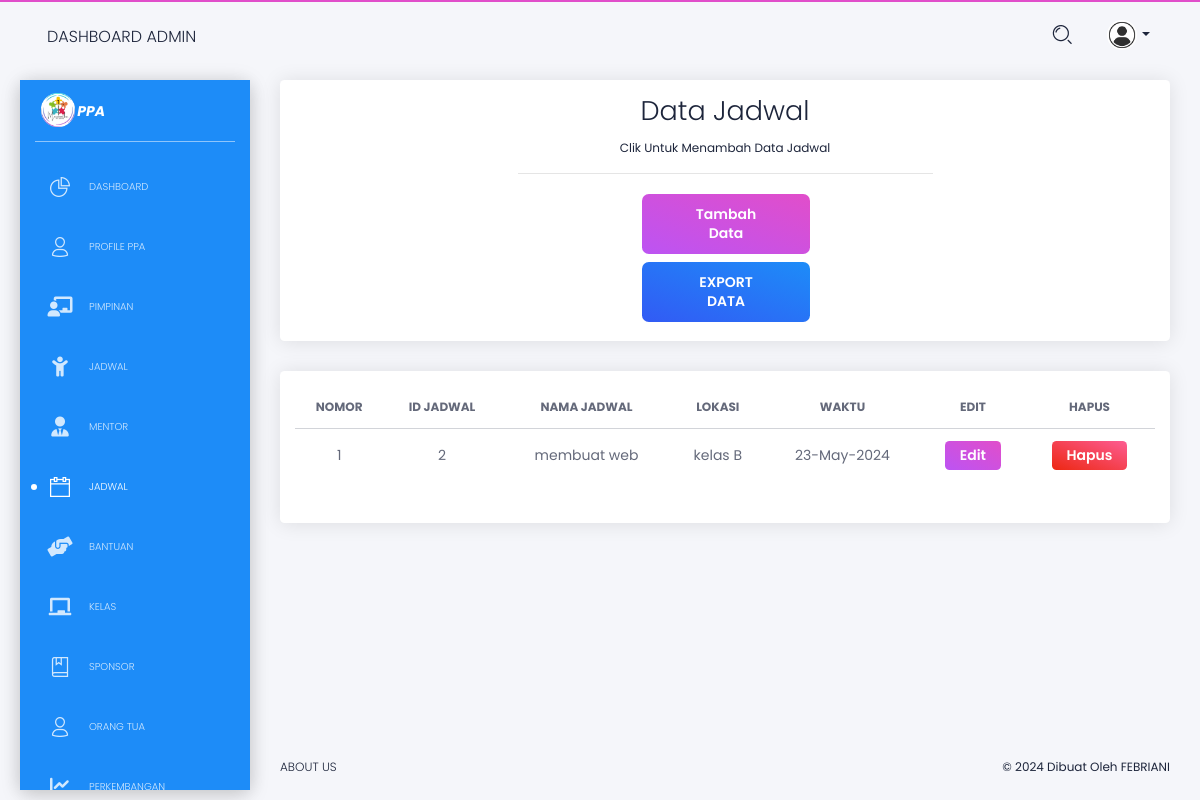
The page /pengguna/admin/admin_data_jadwal.php (signed in) on the database as committed earlier.
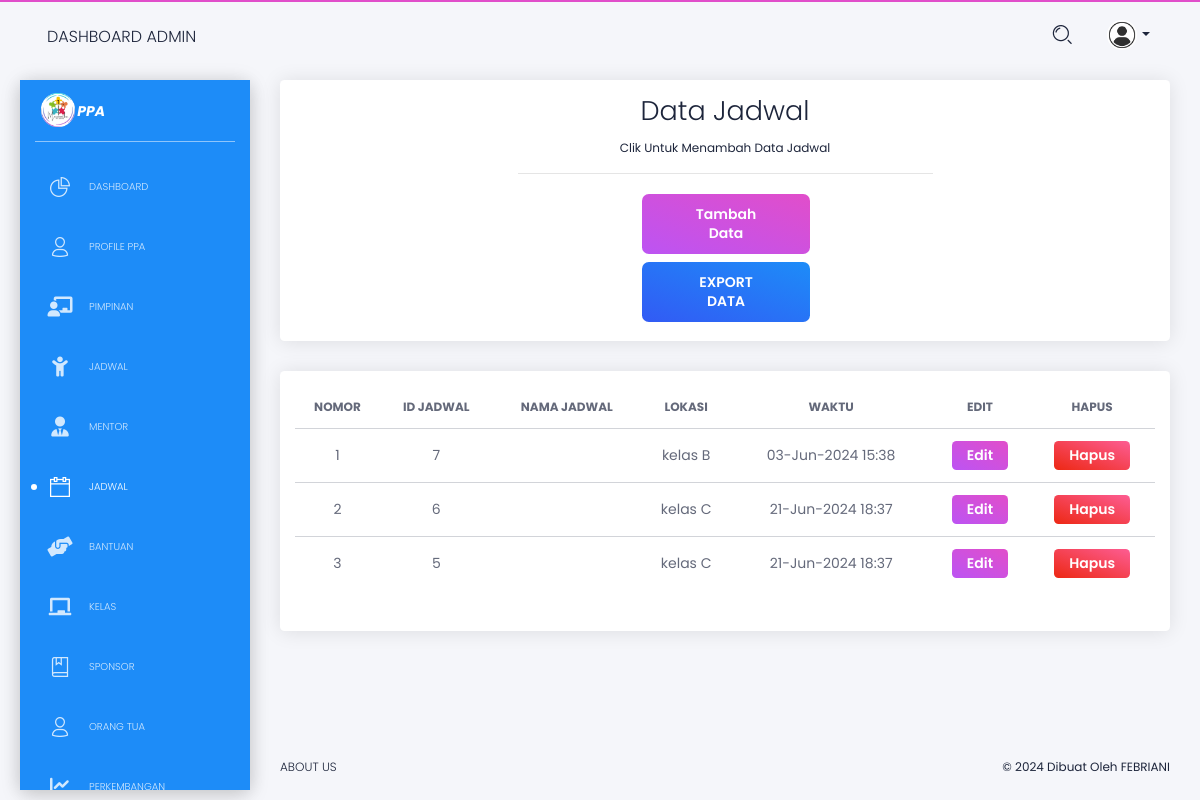
The same page on the database as committed later.
### tables this page shows
CREATE TABLE `jadwal` (
  `id_jadwal` int(25) NOT NULL,
  `id_kegiatan` int(25) NOT NULL,
  `id_kelas` int(25) NOT NULL,
  `waktu` varchar(50) NOT NULL
);

CREATE TABLE `kegiatan` (
  `id_kegiatan` int(25) NOT NULL,
  `nama_kegiatan` varchar(200) NOT NULL,
  `lokasi` text NOT NULL,
  `waktu` varchar(70) NOT NULL
);

CREATE TABLE `kelas` (
  `id_kelas` int(25) NOT NULL,
  `id_mentor` int(25) NOT NULL,
  `tahun_ajaran` varchar(150) NOT NULL,
  `nama_kelas` varchar(20) NOT NULL
);

### pengguna/admin/admin_data_jadwal.php (the view, shortened to what this page needs)
<!DOCTYPE html>
<html lang="en">
<head>
    <link href="https://use.fontawesome.com/releases/v5.0.6/css/all.css" rel="stylesheet">
    <link href="../../assets/css/nucleo-icons.css" rel="stylesheet" />
    <link href="../../assets/css/black-dashboard.css?v=1.0.0" rel="stylesheet" />
    <link href="../../assets/demo/demo.css" rel="stylesheet" />
    <link rel="stylesheet" href="https://cdnjs.cloudflare.com/ajax/libs/font-awesome/6.0.0-beta3/css/all.min.css">
</head>
<body class="white-content">
    <div class="wrapper">
        <div class="sidebar">
            <div class="sidebar-wrapper badge-info">
                <div class="logo">
                    <a href="javascript:void(0)" class="simple-text logo-mini">
                        <img src="../../assets/img/2-logo.png" width="50px" alt=""
                            style="position: relative; bottom: 3px;">
                    </a>
                    <a href="javascript:void(0)" class="simple-text logo-normal position-relative"
                        style="font-size: 14px; font-weight: bold; font-style: italic; right: 10px; color: #ffffff;">
                        PPA
                    </a>
                </div>
                <ul class="nav">
                    <li>
                        <a href="./admin">
                            <i class="tim-icons icon-chart-pie-36"></i>
                            <p>Dashboard</p>
                        </a>
                    </li>
                    <li>
                        <a href="./admin_data_ppa">
                            <i class="tim-icons icon-single-02"></i>
                            <p>Profile PPA</p>
                        </a>
                    </li>
                    <li>
                        <a href="./admin_data_pimpinan">
                            <i class="fas fa-chalkboard-teacher"></i>
                            <p>Pimpinan</p>
                        </a>
                    </li>
                    <li>
                        <a href="./admin_data_jadwal">
                            <i class="fas fa-child"></i>
                            <p>jadwal</p>
                        </a>
                    </li>
                    <li>
                        <a href="./admin_data_mentor">
                            <i class="fas fa-user-tie"></i>
                            <p>Mentor</p>
                        </a>
                    </li>
                    <li class="active">
                        <a href="./admin_data_jadwal">
                            <i class="tim-icons icon-calendar-60"></i>
                            <p>Jadwal</p>
                        </a>
                    </li>
                    <li>
                        <a href="./admin_data_bantuan">
                            <i class="fas fa-hands-helping"></i>
                            <p>Bantuan</p>
                        </a>
                    </li>
                    <li>
                        <a href="./admin_data_kelas">
                            <i class="fas fa-chalkboard"></i>
                            <p>Kelas</p>
                        </a>
                    </li>
                    <li>
                        <a href="./admin_data_sponsor">
                            <i class="tim-icons icon-book-bookmark"></i>
                            <p>Sponsor</p>
                        </a>
                    </li>
                    <li>
                        <a href="./admin_data_orang_tua">
                            <i class="tim-icons icon-single-02"></i>
                            <p>Orang Tua</p>
                        </a>
                    </li>
                    <li>
                        <a href="./admin_data_perkembangan">
                            <i class="fas fa-chart-line"></i>
                            <p>Perkembangan</p>
                        </a>
                    </li>
                    <br>
                    <br>
                </ul>
            </div>
        </div>
        <div class="main-panel">
            <nav class="navbar navbar-expand-lg navbar-absolute navbar-transparent">
                <div class="container-fluid">
                    <div class="navbar-wrapper">
                        <a class="navbar-brand" href="javascript:void(0)">Dashboard Admin</a>
                    </div>
                    <div class="collapse navbar-collapse" id="navigation">
                        <ul class="navbar-nav ml-auto">
                            <li class="search-bar input-group">
                                <button class="btn btn-link" id="search-button" data-toggle="modal"
                                    data-target="#searchModal"><i class="tim-icons icon-zoom-split"></i>
                                </button>
                            </li>
                            <li class="dropdown nav-item">
                                <a href="#" class="dropdown-toggle nav-link" data-toggle="dropdown">
                                    <div class="photo">
                                        <?php
                                        include '../../koneksi.php';
                                        if (isset($_SESSION['id_admin'])) {
                                            $id_admin = $_SESSION['id_admin'];
                                            $query = "SELECT * FROM admin WHERE id_admin = '$id_admin'";
                                            $result = mysqli_query($koneksi, $query);
                                            if ($result) {
                                                if (mysqli_num_rows($result) > 0) {
                                                    $admin = mysqli_fetch_assoc($result);
                                        ?>
                                        <?php if (!empty($admin['fp'])) : ?>
                                        <img class="avatar" src="data_fp/<?php echo $admin['fp']; ?>" alt="...">
                                        <?php else : ?>
                                        <img class="avatar" src="../../assets/img/anime3.png" alt="Profile Photo">
                                        <?php endif; ?>
                                        <?php
                                                } else {
                                                    echo "Tidak ada data admin.";
                                                }
                                            } else {
                                                echo "Gagal mengambil data admin: " . mysqli_error($koneksi);
                                            }
                                        } else {
                                            echo "Session id_admin tidak tersedia.";
                                        }
                                        ?>
                                    </div>
                                    <b class="caret d-none d-lg-block d-xl-block"></b>
                                </a>
                            </li>
                        </ul>
                    </div>
                </div>
            </nav>
            <div class="content">
                <div class="row">
                    <div class="col-md-12">
                        <div class="card">
                            <div class="card-body">
                                <div class="places-buttons">
                                    <div class="row">
                                        <div class="col-md-6 ml-auto mr-auto text-center">
                                            <h2 class="card-title">
                                                Data Jadwal
                                            </h2>
                                            <p class="category">Clik untuk menambah data jadwal</p>
                                            <hr>
                                        </div>
                                    </div>
                                    <div class="row">
                                        <div class="col-lg-8 ml-auto mr-auto">
                                            <div class="row justify-content-center align-items-center">
                                                <div class="col-md-4">
                                                    <button class="btn btn-primary btn-block" data-toggle="modal"
                                                        data-target="#modalTambah">Tambah Data</button>
                                                    <a href="jadwal/export" target="_blank"
                                                        class="btn btn-info btn-block" data-toggle="tooltip"
                                                        data-original-title="Edit user">
                                                        EXPORT DATA
                                                    </a>
                                                </div>
                                            </div>
                                        </div>
                                    </div>
                                </div>
                            </div>
                        </div>
                    </div>
                    <div class="col-md-12">
                        <div class="card ">
                            <div class="card-body">
                                <div class="table-responsive">
                                    <table class="table tablesorter " id="dataTable">
                                        <thead class=" text-primary">
                                            <tr>
                                                <th class="text-center">
                                                    Nomor
                                                </th>
                                                <th class="text-center">
                                                    ID Jadwal
                                                </th>
                                                <th class="text-center">
                                                    Nama jadwal
                                                </th>
                                                <th class="text-center">
                                                    Lokasi
                                                </th>
                                                <th class="text-center">
                                                    Waktu
                                                </th>
                                                <th class="text-center">
                                                    Edit
                                                </th>
                                                <th class="text-center">
                                                    Hapus
                                                </th>
                                            </tr>
                                        </thead>
                                        <tbody>
                                            <?php
                                            include '../../koneksi.php';
                                            $query = "SELECT jadwal.*, kegiatan.nama_kegiatan AS nama_kegiatan, kelas.nama_kelas AS nama_kelas
                                            FROM jadwal
                                            LEFT JOIN kelas ON jadwal.id_kelas = kelas.id_kelas
                                            LEFT JOIN kegiatan ON jadwal.id_kegiatan = kegiatan.id_kegiatan";
                                            $query .= " ORDER BY jadwal.id_jadwal DESC";
                                            $result = mysqli_query($koneksi, $query);
                                            $counter = 1;
                                            if ($result) {
                                                while ($row = mysqli_fetch_assoc($result)) {
                                                    $waktu_input = $row['waktu'];
                                                    $waktu_input_data = date('Y-m-d\TH:i', strtotime($waktu_input));
                                                    echo "<tr>";
                                                    echo "<td class='text-center'>" . $counter . "</td>";
                                                    echo "<td class='text-center'>" . $row['id_jadwal'] . "</td>";
                                                    echo "<td class='text-center'>" . $row['nama_kegiatan'] . "</td>";
                                                    echo "<td class='text-center'>" . $row['nama_kelas'] . "</td>";
                                                    echo "<td class='text-center'>" . $row['waktu'] . "</td>";
                                                    echo "<td class='text-center'>
                                                                <button class='btn btn-primary btn-sm' onclick='openEditModal(
                                                                    \"" . $row['id_jadwal'] . "\",
                                                                    \"" . $row['id_kegiatan'] . "\",
                                                                    \"" . $row['id_kelas'] . "\",
                                                                    \"" . $waktu_input_data . "\"
                                                                )'>Edit</button>
                                                            </td>";
                                                    echo "<td class='text-center'>
                                                                <button class='btn btn-danger btn-sm' onclick='hapus(\"" . $row['id_jadwal'] . "\")'>Hapus</button>
                                                        </td>";
                                                    echo "</tr>";
                                                    $counter++;
                                                }
                                            } else {
                                                echo "<td class='text-center'><h3>Gagal mengambil data dari database</h3></td>";
                                            }
                                            ?>
                                        </tbody>
                                    </table>
                                </div>
                            </div>
                        </div>
                    </div>
                </div>
            </div>
            <footer class="footer">
                <div class="container-fluid">
                    <ul class="nav">
                        <li class="nav-item">
                            <a href="javascript:void(0)" class="nav-link">
                                About Us
                            </a>
                        </li>
                    </ul>
                    <div class="copyright">
                        ©
                         Dibuat Oleh FEBRIANI
                    </div>
                </div>
            </footer>
        </div>
    </div>
</body>
</html>

Rows that differ between the two databases and show on the page:
removed jadwal: id_jadwal "2", id_kegiatan.nama_kegiatan "membuat web", id_kelas.nama_kelas "kelas B", waktu "23-May-2024"
added jadwal: id_jadwal "7", id_kelas.nama_kelas "kelas B", waktu "03-Jun-2024 15:38"
added jadwal: id_jadwal "6", id_kelas.nama_kelas "kelas C", waktu "21-Jun-2024 18:37"
added jadwal: id_jadwal "5", id_kelas.nama_kelas "kelas C", waktu "21-Jun-2024 18:37"
